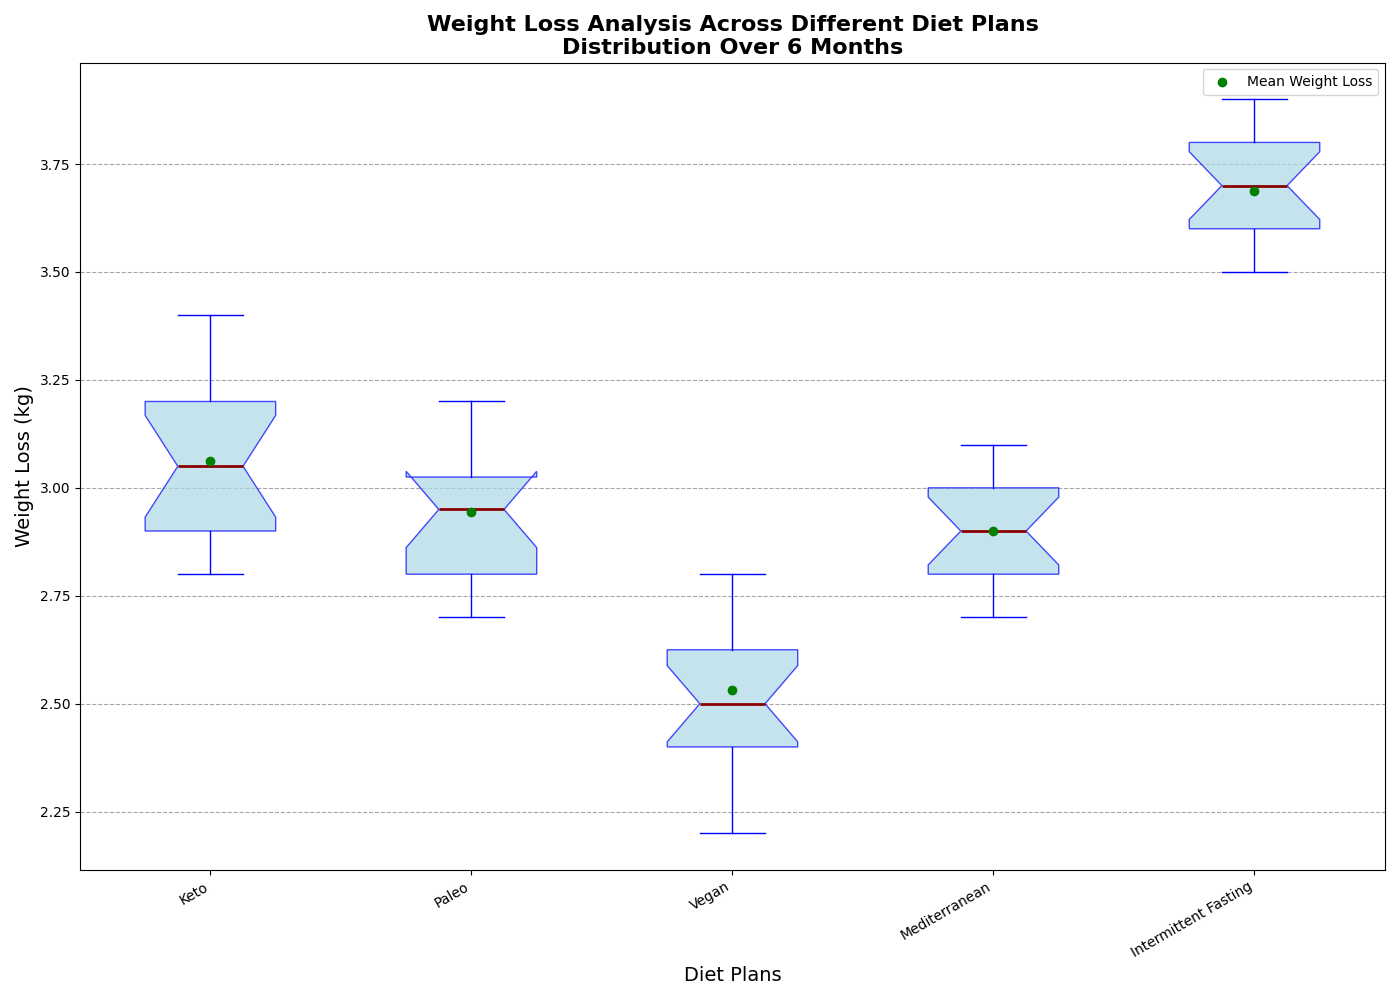

Recreate this plot in Python.
import matplotlib.pyplot as plt
import numpy as np

# Backstory: Analyzing the impact of different diets on monthly weight loss over a 6 month period
# We will examine distributions and trends of weight loss for various diet plans

# Define diet plans and weight loss data in kilograms
diets = ['Keto', 'Paleo', 'Vegan', 'Mediterranean', 'Intermittent Fasting']

# Weight loss data for 6 months (values in kilograms lost per month)
keto_weight_loss = [3.2, 3.1, 2.8, 2.9, 3.4, 3.3, 3.2, 2.9, 3.1, 3.0, 2.8, 3.1, 3.3, 3.0, 2.9, 3.0]
paleo_weight_loss = [3.0, 2.8, 3.2, 3.1, 2.9, 2.8, 3.0, 2.9, 3.1, 2.7, 2.8, 3.0, 2.9, 3.1, 3.0, 2.8]
vegan_weight_loss = [2.5, 2.4, 2.7, 2.8, 2.6, 2.4, 2.5, 2.6, 2.5, 2.3, 2.2, 2.4, 2.6, 2.5, 2.7, 2.8]
mediterranean_weight_loss = [2.8, 2.9, 3.0, 2.7, 2.8, 3.1, 3.0, 2.9, 2.8, 3.0, 2.9, 2.7, 3.1, 2.9, 3.0, 2.8]
intermittent_fasting_weight_loss = [3.5, 3.7, 3.6, 3.9, 3.8, 3.7, 3.6, 3.5, 3.7, 3.9, 3.8, 3.7, 3.5, 3.6, 3.7, 3.8]

# Group all weight loss data
weight_loss_data = [
    keto_weight_loss, paleo_weight_loss,
    vegan_weight_loss, mediterranean_weight_loss,
    intermittent_fasting_weight_loss
]

# Create the figure and axis for plotting
fig, ax = plt.subplots(figsize=(14, 10))

# Create box plots
bp = ax.boxplot(weight_loss_data, vert=True, notch=True, patch_artist=True,
                labels=diets, 
                boxprops=dict(facecolor='lightblue', color='blue', alpha=0.7),
                whiskerprops=dict(color='blue'),
                capprops=dict(color='blue'),
                medianprops=dict(color='darkred', linewidth=2),
                flierprops=dict(marker='o', color='red', markersize=6, alpha=0.5))

# Add mean values
means = [np.mean(data) for data in weight_loss_data]
ax.scatter(range(1, len(means) + 1), means, color='green', zorder=3, label='Mean Weight Loss')

# Set the title and labels
ax.set_title('Weight Loss Analysis Across Different Diet Plans\nDistribution Over 6 Months', fontsize=16, fontweight='bold')
ax.set_ylabel('Weight Loss (kg)', fontsize=14)
ax.set_xlabel('Diet Plans', fontsize=14)

# Enhance readability with grid lines
ax.yaxis.grid(True, linestyle='--', which='major', color='grey', alpha=0.7)

# Rotate the x-axis labels for better readability
plt.xticks(rotation=30, ha='right')

# Add legend for the mean values
ax.legend(loc='upper right')

# Adjust layout to prevent overlap
plt.tight_layout()

# Show the plot
plt.show()
